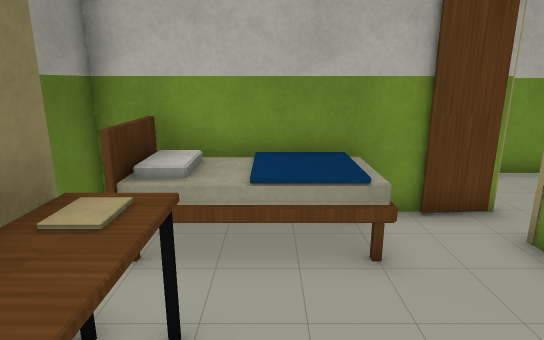
View 1 (above)

17 first-person views from a walk through a Unity game level. The camera is 1.3 m above the floor, tilts 14° down and sees 75° across. The floor is counted in squares, 0.5 m on a side. Each view is taken from the middle of a square. On the plan, view 1 faces up. The plan holds only what a view shows up to about 20 squares ahead; the rest is blank. The place goes on beyond the plan.

View 2
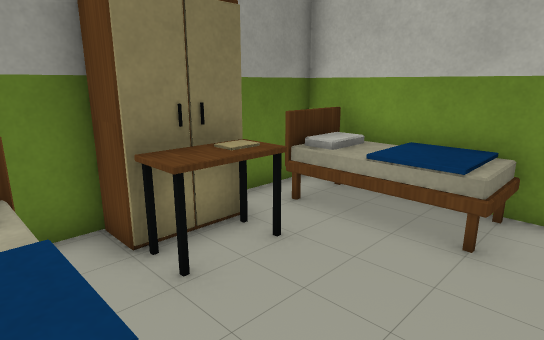

View 3
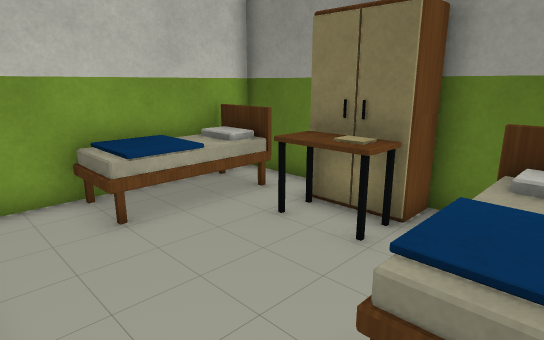

View 4
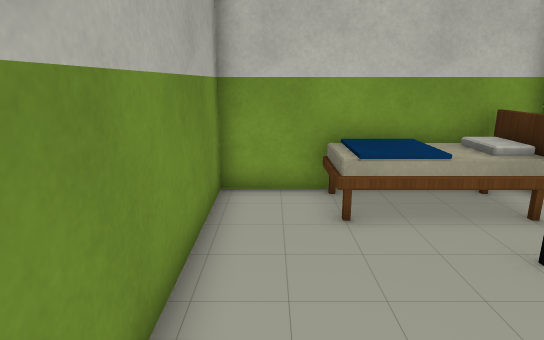

View 5
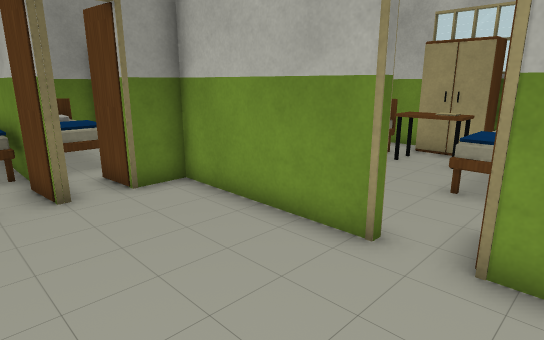

View 6
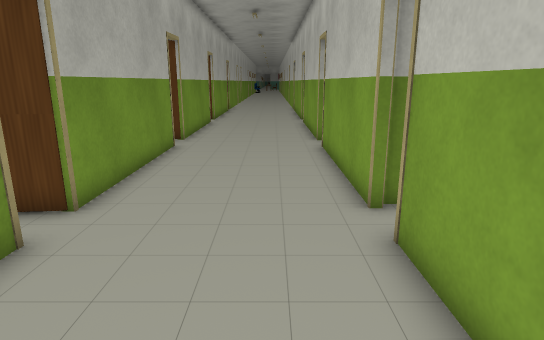

View 7
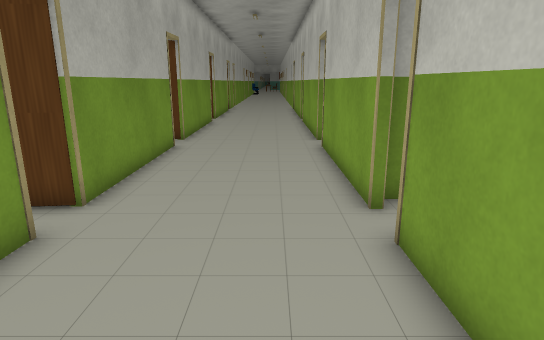

View 8
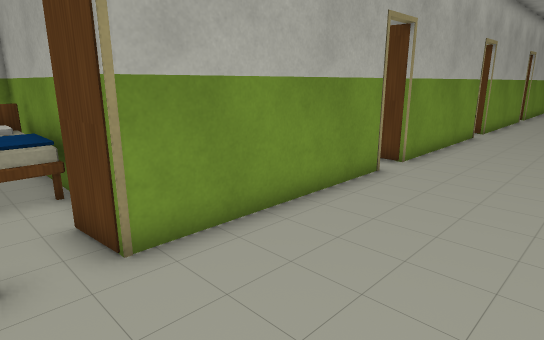

View 9
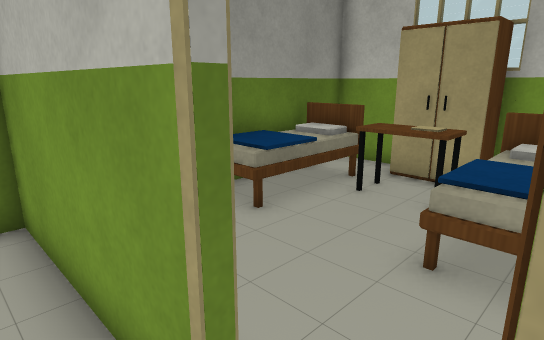

View 10
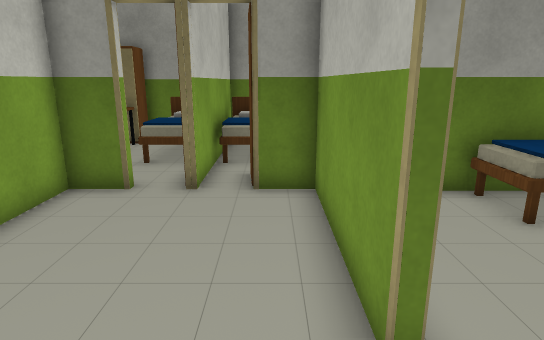

View 11
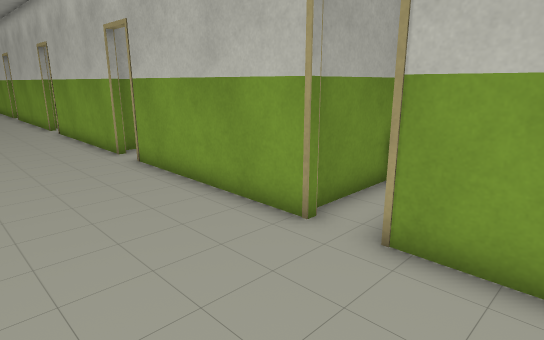

View 12
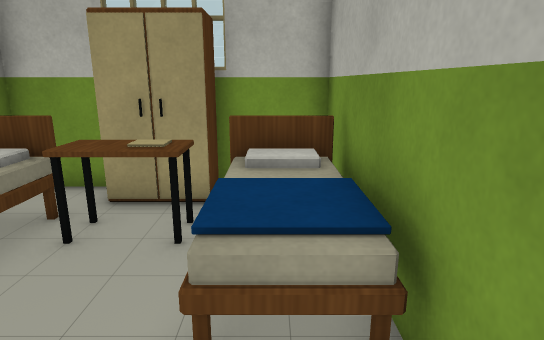

View 13
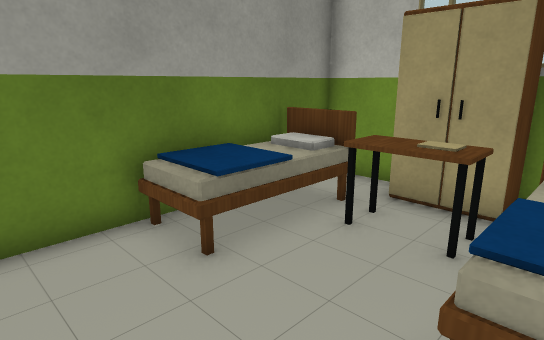

View 14
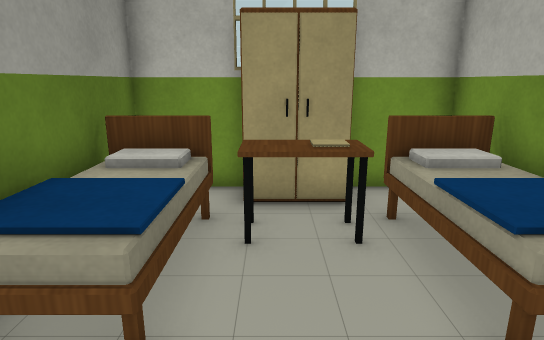

View 15
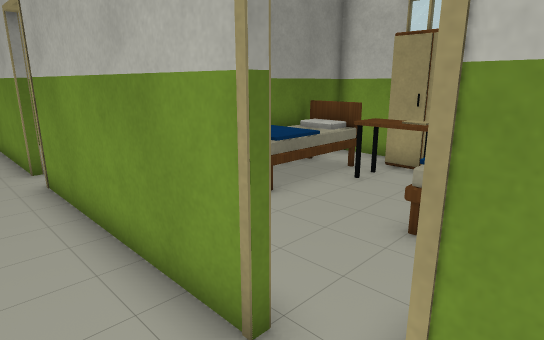

View 16
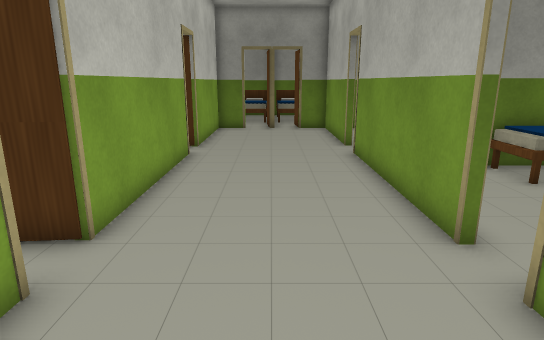

View 17
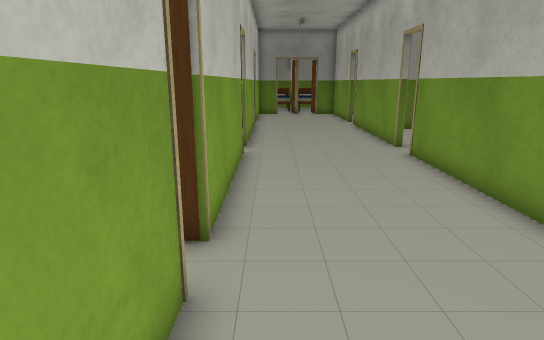

### Floor plan
Points are (right, up) in squares from view 1. A wall is a line through its corners. A room is listed if a view was taken in it or the views show most of it. See-through windows are left out.
Room 1 (views 1, 2, 3, 4)
walls: (4.5, 6.9) (-3.4, 6.9) (-3.4, 3.4) (-2.1, 3.4) (-2.1, 1.1) (-3.4, 1.1) (-3.4, -1.1); (-1.4, -2.5) (4.3, -2.5) (4.3, 5.5)
ways out: opening at (4, 6) to room 2
objects: other object (-2, 0); other object (-2, 1) to (-1, 3); other object (-2, 5) to (2, 6)
Room 2 (views 5, 6, 7, 8, 9, 10, 11, 15, 16, 17)
walls: (19.8, 10.1) (11.8, 10.1); (21, 3.9) (28.6, 3.9); (12, 3.9) (19.6, 3.9) (19.6, 2.8); (28.8, 10.1) (21.2, 10.1); (10.4, 10.1) (4.5, 10.1) (4.5, 8.5); (30, 3.9) (34.5, 3.9); (34.5, 10.1) (30.2, 10.1); (4.7, 7.1) (4.7, 6.9); (4.5, 7.1) (4.5, 6.9); (4.5, 5.5) (4.5, 3.9) (10.6, 3.9)
ways out: opening at (4, 6) to room 1; opening at (11, 10) to room 3
Room 3 (views 12, 13, 14)
walls: (12.4, 12.5) (12.4, 19.7) (9.9, 19.7); (11.8, 10.1) (11.7, 11.8); (6.9, 19.7) (4.7, 19.7) (4.7, 11.4)
low walls: (9.7, 19.6) (9.7, 18.4) (7.4, 18.4)
ways out: opening at (11, 10) to room 2
objects: other object (8, 16) to (9, 17)
Room 4 (no view inside)
walls: (9.9, 19.7) (6.9, 19.7)

Positions as (right, up) in squares from view 1, and headings:
1: (0, 0), facing up
2: (3, -1), facing up-left
3: (4, 6), facing down-left
4: (3, 6), facing down
5: (13, 5), facing up-left
6: (5, 6), facing right
7: (14, 6), facing right
8: (10, 5), facing up-right
9: (12, 9), facing up-left
10: (13, 9), facing left
11: (8, 9), facing down-right
12: (11, 11), facing up
13: (11, 11), facing up-left
14: (8, 11), facing up
15: (22, 8), facing up-left
16: (25, 7), facing left
17: (34, 5), facing left
